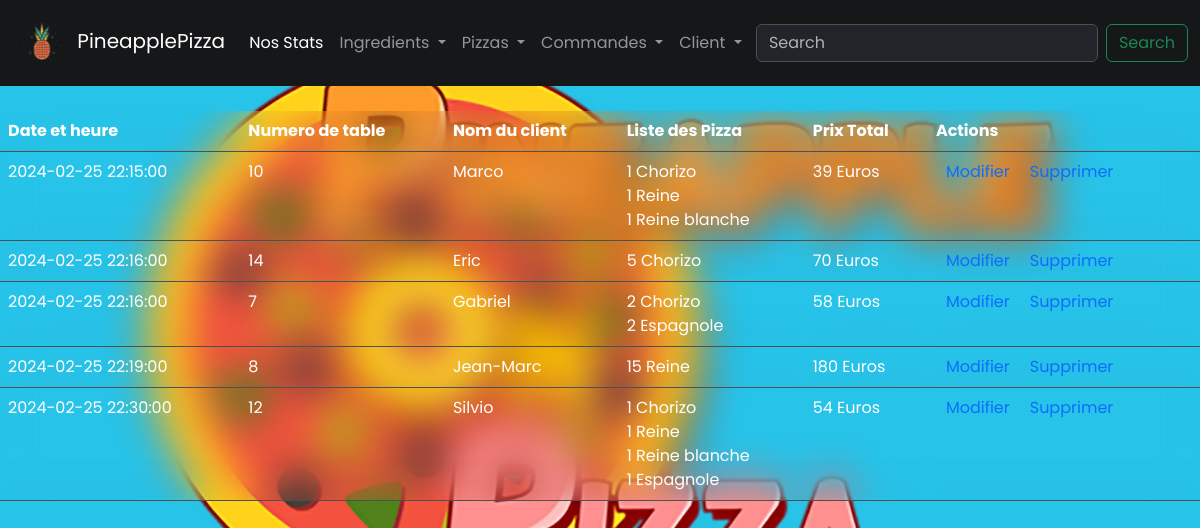
Screenshot of /commandeliste.php with the database file from the repository.
### tables this page shows
CREATE TABLE `commande` (
  `id` int(11) NOT NULL,
  `dateCommande` datetime NOT NULL,
  `tableCommande` int(11) DEFAULT NULL,
  `id_client` int(11) DEFAULT NULL
);

CREATE TABLE `client` (
  `id_client` int(11) NOT NULL,
  `nom` varchar(255) DEFAULT NULL
);

CREATE TABLE `pizzaCommande` (
  `id_pizza` int(11) NOT NULL,
  `id_commande` int(11) NOT NULL,
  `nombre` int(11) NOT NULL DEFAULT 0
);

CREATE TABLE `pizza` (
  `id` int(11) NOT NULL,
  `nom` varchar(50) DEFAULT NULL,
  `prix` decimal(10,2) DEFAULT NULL
);

### www/classes/DB.php (called while the page is built)
<?php
class DB
{
    private static $host = 'db';
    private static $dbName = 'pizzeriadb';
    private static $user = 'pizzeriadb';
    private static $password = 'pizzeriadb';
    private static $connection = null;
    public static function getConnection() {
        if (self::$connection === null) {
            try {
                self::$connection = new PDO('mysql:host=' . self::$host . ';dbname=' . self::$dbName, self::$user, self::$password);
            } catch (PDOException $e) {
                die("Erreur de connexion à la base de données : " . $e->getMessage());
            }
        }
        return self::$connection;
    }
}

### www/classes/Commande.php (called while the page is built, shortened)
<?php
class Commande{
    private $id;
    private $date;
    private $table;
    private $id_client;
    public static function findAll() {
        $stmt = DB::getConnection()->query("SELECT * FROM commande");
        $lesCommandes = [];
        while ($row = $stmt->fetch(PDO::FETCH_ASSOC)) {
            $commande = new Commande($row['dateCommande'], $row['tableCommande'],$row['id_client']);
            $commande->id = $row['id'];
            $lesCommandes[] = $commande;
        }
        return $lesCommandes;
    }
    public function getId(){
        return $this->id;
    }
    public function getDate(){
        return $this->date;
    }
    public function setDate($value){
        $this->date = $value;
    }
    public function getTable(){
        return $this->table;
    }
    public function setTable($value){
        $this->table = $value;
    }
    public function setIdClient($value){
        $this->id_client = $value;
    }
    public function getIdClient(){
        return $this->id_client;
    }
    public function getCommandePizza(){
        return PizzaCommande::findByCommande($this);
    }
    public function calculPrixTotal(){
        $pizzas = PizzaCommande::findByCommande($this);
        $prixTotal = 0;
        foreach($pizzas as $pizza){
            $prixPizza = ($pizza->getPizza()->getPrix())*($pizza->getNombre());
            $prixTotal += $prixPizza;
        }
        return $prixTotal;
    }
}

### www/classes/Client.php (called while the page is built, shortened)
<?php
class Client {
    private $nom;
    public static function find($id) {
        $stmt = DB::getConnection()->prepare("SELECT * FROM client WHERE id_client=:id");
        $stmt->execute([':id' => $id]);
        $row = $stmt->fetch(PDO::FETCH_ASSOC);
        $client = new Client($row['nom']);
        $client->id_client = $row['id_client'];
        return $client;
    }
    public function getNomClient() {
        return $this->nom;
    }
    public function setNomClient($nom) {
        $this->nom = $nom;
    }
}
?>

### www/classes/PizzaCommande.php (called while the page is built, shortened)
<?php
class PizzaCommande{
    private $pizza;
    private $nombre;
    public static function findByCommande($commande){
        $stmt = DB::getConnection()->prepare("SELECT * FROM pizzaCommande WHERE id_commande=:id");
        $stmt->execute([':id' => $commande->getId()]);
        $tab = [];
        while ($row = $stmt->fetch(PDO::FETCH_ASSOC)) {
            $pizza=Pizza::find($row['id_pizza']);
            $tab[] = new PizzaCommande($commande, $pizza,$row['nombre']);
        }
        return $tab;
    }
    public function getPizza(){
        return $this->pizza;
    }
    public function setPizza($value){
        $this->pizza = $value;
    }
    public function getNombre(){
        return $this->nombre;
    }
    public function setNombre($value){
        $this->nombre = $value;
    }
}

### www/classes/Pizza.php (called while the page is built, shortened)
<?php
class Pizza{
    private $nom;
    private $prix;
    public static function find($id){
        $stmt = DB::getConnection()->prepare("SELECT * FROM pizza WHERE id=:id");
        $stmt->execute([
            ':id'=> $id
        ]);
        $row = $stmt->fetch(PDO::FETCH_ASSOC);
        $pizzas = new Pizza($row['nom'], $row['prix']);
        $pizzas->id = $row['id'];
        return $pizzas;
    }
    public function getNom(){
        return $this->nom;
    }
    public function setNom($value){
        $this->nom = $value;
    }
    public function getPrix(){
        return $this->prix;
    }
    public function setPrix($value){
        $this->prix = $value;
    }
}

### www/commandeliste.php (the view, shortened to what this page needs)
<?php include("includes/top.php");?>
<div id="divtable">
    <?php $mesCommandes = Commande::findAll(); ?>
    <table id="idtable" class="table table-dark bg-transparent" class="table-hover">
      <thead>
        <tr class="hover">
          <th class="bg-transparent scope="col">Date et heure</th>
          <th class="bg-transparent scope="col">Numero de table</th>
          <th class="bg-transparent scope="col">Nom du client</th>
          <th class="bg-transparent scope="col">Liste des Pizza</th>
          <th class="bg-transparent scope="col">Prix Total</th>
          <th class="bg-transparent">Actions</th>
        </tr>
      </thead>
      <tbody>
        <?php foreach($mesCommandes as $commande){
          $client = Client::find($commande->getIdClient());
          ?>
          <tr class="hover">
          <td class="bg-transparent"><?php echo($commande->getDate());?></td>
          <td class="bg-transparent"><?php echo($commande->getTable());?></td>
          <td class="bg-transparent"><?php echo($client->getNomClient())?></td>
          <td class="bg-transparent">
              <?php $pizzaCommandes = $commande->getCommandePizza();
            foreach($pizzaCommandes as $pc){
                echo($pc->getNombre().' '.$pc->getPizza()->getNom());
                echo('<br>');
            } ?>
          </td>
          <td class="bg-transparent"><?php echo($commande->calculPrixTotal());?> Euros</td>
          <td class="bg-transparent"><a class="links" href="commandemodifier.php?id=<?php echo($commande->getId());?>">Modifier</a><a class="links" href="fonctions/fcommandesupprimer.php?id=<?php echo($commande->getId());?>">Supprimer</a></td>
        </tr>
      <?php  } ?>
      </tbody>
    </table>
</div>
<?php include("includes/bottom.php");?>

### www/includes/top.php (shortened to what this page needs)
<!DOCTYPE html>
<html lang="en">
<head>
    <link href="https://cdn.jsdelivr.net/npm/bootstrap@5.3.3/dist/css/bootstrap.min.css" rel="stylesheet">
    <link rel="stylesheet" href="style.css">
</head>
<body>
<nav class="navbar navbar-expand-lg bg-secondary-subtle" data-bs-theme="dark">
  <div class="container-fluid">
    <a class="navbar-brand" href="#">
      <img src="../pineapple-svgrepo-com.png" alt="svg ananas" id="svgpineapple">
      PineapplePizza
    </a>
    <div class="collapse navbar-collapse" id="navbarSupportedContent">
      <ul class="navbar-nav me-auto mb-2 mb-lg-0">
        <li class="nav-item">
          <a class="nav-link active" aria-current="page" href="../index.php">Nos Stats</a>
        </li>
        <li class="nav-item dropdown">
          <a class="nav-link dropdown-toggle" href="#" role="button" data-bs-toggle="dropdown" aria-expanded="false">
            Ingredients
          </a>
        </li>
        <li class="nav-item dropdown">
          <a class="nav-link dropdown-toggle" href="#" role="button" data-bs-toggle="dropdown" aria-expanded="false">
            Pizzas
          </a>
        </li>
        <li class="nav-item dropdown">
          <a class="nav-link dropdown-toggle" href="#" role="button" data-bs-toggle="dropdown" aria-expanded="false">
            Commandes
          </a>
        </li>
        <li class="nav-item dropdown">
          <a class="nav-link dropdown-toggle" href="#" role="button" data-bs-toggle="dropdown" aria-expanded="false">
            Client
          </a>
        </li>
      </ul>
      <form class="d-flex" role="search">
        <input class="form-control me-2" type="search" placeholder="Search" aria-label="Search">
        <button class="btn btn-outline-success" type="submit">Search</button>
      </form>
    </div>
  </div>
</nav>

### www/includes/bottom.php (shortened to what this page needs)
</body>
</html>

### www/style.css (style rules this page uses)
* { margin: 0; padding: 0; box-sizing: border-box; font-family: 'Poppins', sans-serif; }
body { background-color: lightgrey; background-image: url(pineapple.webp); background-size: cover; background-repeat: no-repeat; }
#divtable { color: black; margin-top: 25px; backdrop-filter: blur(20px); }
.links { text-decoration: none; margin: 10px; }
.bg-transparent { backdrop-filter: blur(20px); }
#svgpineapple { width: 60px; height: 60px; }

### rows the page displays
commande: dateCommande "2024-02-25 22:15:00", tableCommande "10", id_client.nom "Marco", calculPrixTotal "39"
pizzacommande: nombre "1", id_pizza.nom "Chorizo"
pizzacommande: nombre "1", id_pizza.nom "Reine"
pizzacommande: nombre "1", id_pizza.nom "Reine blanche"
commande: dateCommande "2024-02-25 22:16:00", tableCommande "14", id_client.nom "Eric", calculPrixTotal "70"
pizzacommande: nombre "5", id_pizza.nom "Chorizo"
commande: dateCommande "2024-02-25 22:16:00", tableCommande "7", id_client.nom "Gabriel", calculPrixTotal "58"
pizzacommande: nombre "2", id_pizza.nom "Chorizo"
pizzacommande: nombre "2", id_pizza.nom "Espagnole"
commande: dateCommande "2024-02-25 22:19:00", tableCommande "8", id_client.nom "Jean-Marc", calculPrixTotal "180"
pizzacommande: nombre "15", id_pizza.nom "Reine"
commande: dateCommande "2024-02-25 22:30:00", tableCommande "12", id_client.nom "Silvio", calculPrixTotal "54"
pizzacommande: nombre "1", id_pizza.nom "Chorizo"
pizzacommande: nombre "1", id_pizza.nom "Reine"
pizzacommande: nombre "1", id_pizza.nom "Reine blanche"
pizzacommande: nombre "1", id_pizza.nom "Espagnole"
